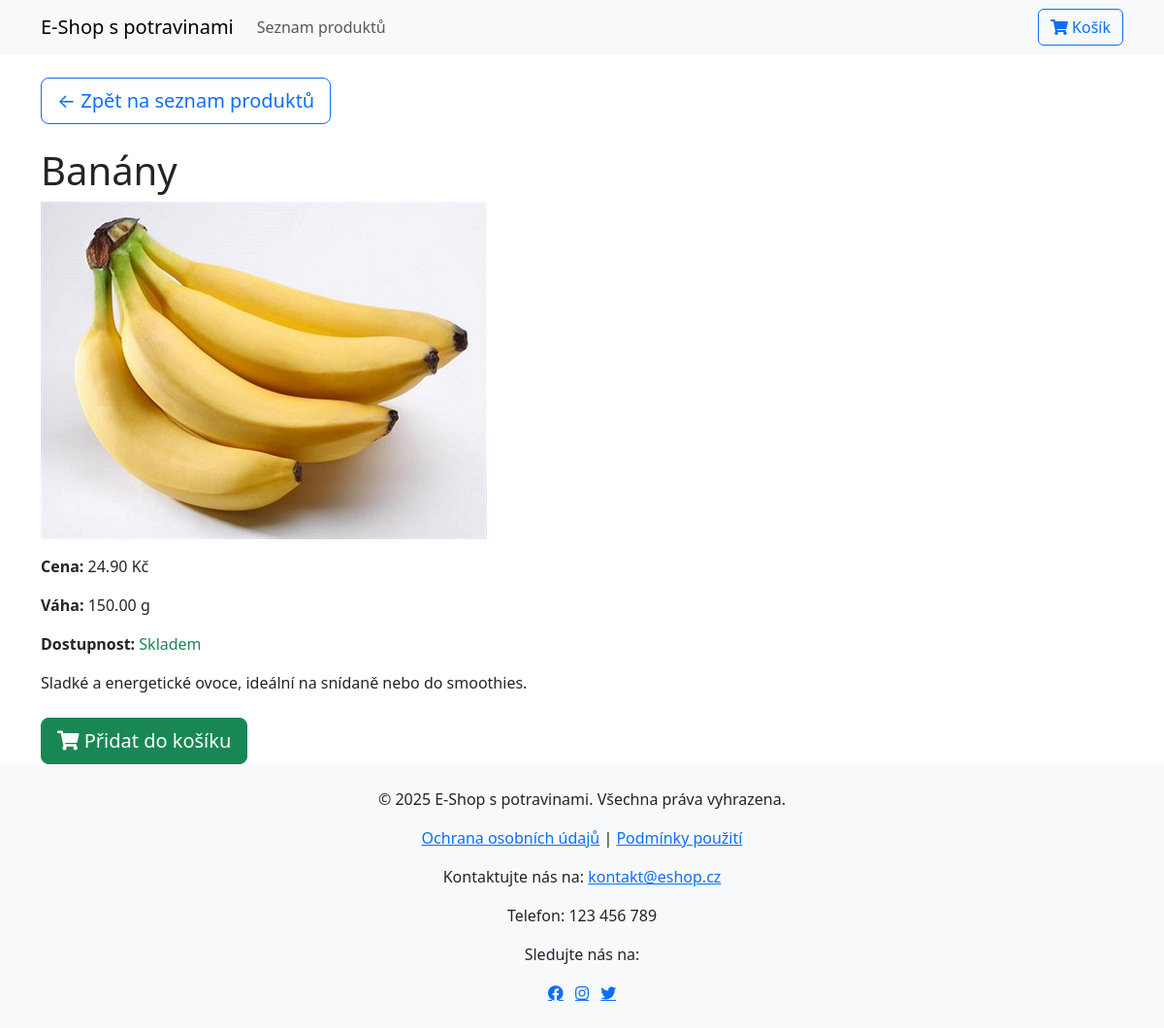
The app's page /product/11/ with its own data.
### main/models.py (models this page shows, shortened)
class Product(models.Model):
    name = models.CharField(max_length=255)
    price = models.DecimalField(max_digits=10, decimal_places=2)
    description = models.TextField(blank=True, null=True)
    weight = models.DecimalField(max_digits=10, decimal_places=2, blank=True, null=True)
    available = models.BooleanField(default=True)
    image = models.ImageField(upload_to='products/', blank=True, null=True)
    category = models.ForeignKey(Category, on_delete=models.CASCADE, related_name='products')

### main/views.py (the view)
# urls.py: path('product/<int:pk>/', views.ProductDetail.as_view(), name='product_detail'),
class ProductDetail(DetailView):
    model = Product
    template_name = 'main/ProductDetail.html'
    context_object_name = 'product'

### main/templates/main/ProductDetail.html
{% extends 'main/base.html' %}
{% load static %}
{% block content %}
    <div class="mb-4">
        <a href="{% url 'product_list' %}" class="btn btn-outline-primary btn-lg">
            ← Zpět na seznam produktů
        </a>
    </div>
    <h1>{{ product.name }}</h1>
    {% if product.image %}
        <img src="{{ product.image.url }}" alt="{{ product.name }}" style="max-width: 500px;" class="mb-3">
    {% else %}
        <p>Obrázek není k dispozici.</p>
    {% endif %}
    <p><strong>Cena:</strong> {{ product.price }} Kč</p>
    <p><strong>Váha:</strong> {{ product.weight }} g</p>
    <p><strong>Dostupnost:</strong>
        {% if product.available %}
            <span class="text-success">Skladem</span>
        {% else %}
            <span class="text-danger">Vyprodáno</span>
        {% endif %}
    </p>
    <p>{{ product.description }}</p>
    <div class="mt-4">
        <a href="#" class="btn btn-success btn-lg add-to-cart" data-product-id="{{ product.pk }}" data-product-name="{{ product.name }}">
            <i class="fas fa-shopping-cart"></i> Přidat do košíku
        </a>
    </div>
{% endblock %}

### main/templates/main/base.html (style rules this page uses)
html, body { height: 100%; }
body { display: flex; flex-direction: column; }

### records on screen
Product: name "Banány", image (picture), price "24.90", weight "150.00", description "Sladké a energetické ovoce, ideální na snídaně nebo do smoothies."
